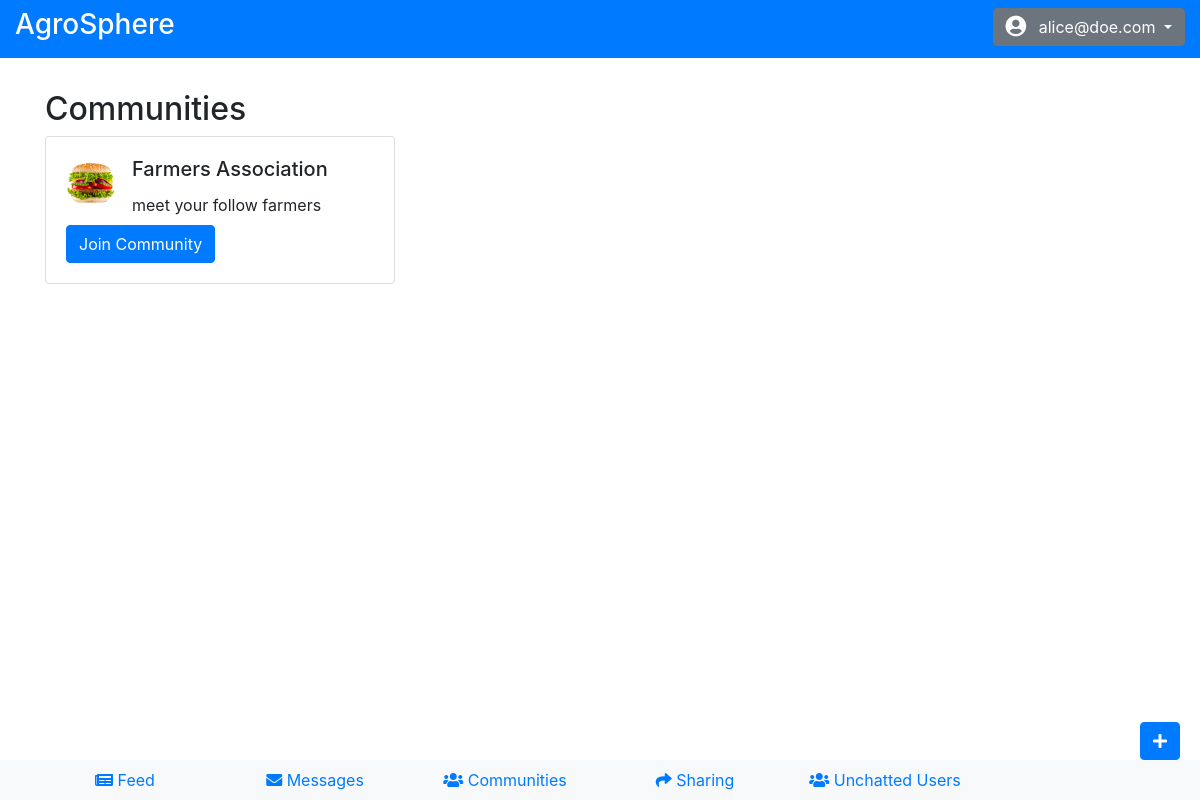
The app's page /chat/communities/ (signed in) with its own data.
### chat/models.py (models this page shows, shortened)
class Group(models.Model):
    name = models.CharField(max_length=255, unique=True)
    description = models.TextField()
    members = models.ManyToManyField(User)
    image = models.ImageField(upload_to='group_images/', null=True, blank=True)
    created_by = models.ForeignKey(User, on_delete=models.CASCADE, related_name='created_groups')
    created_at = models.DateTimeField(auto_now_add=True)
    admin = models.ManyToManyField(User, related_name='admin_groups', blank=True)

### chat/views.py (the view)
# urls.py: path('communities/', views.communities, name='communities'),
@login_required
def communities(request):
    groups = Group.objects.all()
    return render(request, 'chat/communities.html', {'groups': groups})

### templates/chat/communities.html (shortened to what this page needs)
{% extends 'base.html' %}
{% load static %}
{% block extra_css %}
  <link rel="stylesheet" href="{% static 'newsfeed/news_feed.css' %}">
{% endblock %}
{% block content %}
  <div class="container mt-3">
    <h2>Communities</h2>
    <div class="row">
      {% for group in groups %}
        <div class="col-md-4 mb-3">
          <div class="card">
            <div class="card-body">
              <div class="d-flex">
                {% if group.image %}
                  <img src="{{ group.image.url }}" alt="{{ group.name }}" class="rounded-circle mr-3" style="width: 50px; height: 50px;">
                {% endif %}
                <div>
                  <h5 class="card-title">{{ group.name }}</h5>
                  <p class="card-text">{{ group.description }}</p>
                </div>
              </div>
              <a href="{% url 'group_chat' group.id %}" class="btn btn-primary mt-2">Join Community</a>
            </div>
          </div>
        </div>
      {% endfor %}
    </div>
    <div style="position: fixed; bottom: 40px; right: 20px; z-index: 1000;">
      <a href="{% url 'create_group' %}" class="btn btn-primary create-post-button">
        <i class="fas fa-plus"></i>
      </a>
    </div>
  </div>
{% endblock %}

### templates/base.html (shortened to what this page needs)
<!DOCTYPE html>
{% load static %}
<html lang="en">
<head>
    <link rel="stylesheet" href="https://cdn.jsdelivr.net/npm/bootstrap@4.6.2/dist/css/bootstrap.min.css">
    <link rel="stylesheet" href="https://cdnjs.cloudflare.com/ajax/libs/font-awesome/5.15.1/css/all.min.css">
    {% block extra_css %}{% endblock %}
</head>
<body>
<div class="container-fluid">
    <div class="row bg-primary text-white py-2">
        <div class="col-md-6">
            <h3>{% block page_title %}AgroSphere{% endblock %}</h3>
        </div>
        <div class="col-md-6 text-right">
            {% if user.is_authenticated %}
                <div class="btn-group">
                    <button class="btn btn-secondary dropdown-toggle" type="button" id="profileDropdown" data-toggle="dropdown" aria-haspopup="true" aria-expanded="false">
                        <i class="fas fa-user-circle fa-lg mr-2"></i> {{ user.username }}
                    </button>
                </div>
            {% else %}
                <a class="btn btn-secondary" href="{% url 'login' %}">Login</a>
                <a class="btn btn-secondary ml-2" href="{% url 'signup' %}">Signup</a>
            {% endif %}
        </div>
    </div>
    <div class="row mt-3">
        <div class="col-md-12">
            {% block content %}{% endblock %}
        </div>
    </div><br><br>
</div>
<div class="fixed-bottom bg-light py-2">
    <div class="container">
        <div class="row">
            <div class="col-2 text-center">
                <a href="{% url 'feed' %}" class="d-none d-md-block">
                    <i class="fas fa-newspaper"></i> Feed
                </a>
            </div>
            <div class="col-2 text-center">
                <a href="{% url 'messages' %}" class="d-none d-md-block">
                    <i class="fas fa-envelope"></i> Messages
                </a>
            </div>
            <div class="col-2 text-center">
                <a href="{% url 'communities' %}" class="d-none d-md-block">
                    <i class="fas fa-users"></i> Communities
                </a>
            </div>
            <div class="col-2 text-center">
                <a href="{% url 'shared_items' %}" class="d-none d-md-block">
                    <i class="fas fa-share"></i> Sharing
                </a>
            </div>
            <div class="col-2 text-center">
                <a href="{% url 'unchatted_users' %}" class="d-none d-md-block">
                    <i class="fas fa-users"></i> Unchatted Users
                </a>
            </div>
        </div>
    </div>
</div>
</body>
</html>

### static/newsfeed/news_feed.css (style rules this page uses)
.create-post-button { position: fixed; bottom: 40px; right: 20px; z-index: 1000; }

### records on screen
Group: image (picture), name "Farmers Association", description "meet your follow farmers"

### other values on screen
{{ user.username }} "alice@doe.com"
